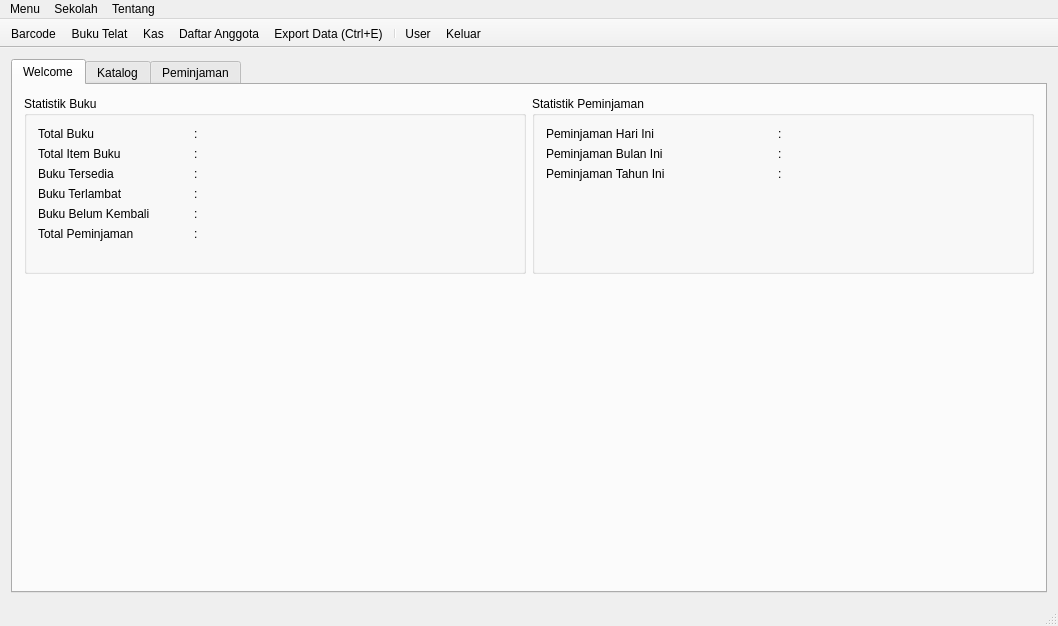
<?xml version="1.0" encoding="UTF-8"?>
<ui version="4.0">
 <class>Utama</class>
 <widget class="QMainWindow" name="Utama">
  <property name="geometry">
   <rect>
    <x>0</x>
    <y>0</y>
    <width>1058</width>
    <height>626</height>
   </rect>
  </property>
  <property name="windowTitle">
   <string>SiPUS</string>
  </property>
  <property name="windowIcon">
   <iconset resource="../../glypticon.qrc">
    <normaloff>:/glypticon/glyphicons_086_display.png</normaloff>:/glypticon/glyphicons_086_display.png</iconset>
  </property>
  <property name="styleSheet">
   <string notr="true"/>
  </property>
  <widget class="QWidget" name="centralWidget">
   <layout class="QVBoxLayout" name="verticalLayout_4">
    <item>
     <widget class="QTabWidget" name="tabMain">
      <property name="currentIndex">
       <number>0</number>
      </property>
      <widget class="QWidget" name="tabWelcome">
       <attribute name="title">
        <string>Welcome</string>
       </attribute>
       <layout class="QVBoxLayout" name="verticalLayout_5">
        <item>
         <layout class="QHBoxLayout" name="horizontalLayout_4">
          <item>
           <widget class="QGroupBox" name="groupBox">
            <property name="title">
             <string>Statistik Buku</string>
            </property>
            <layout class="QVBoxLayout" name="verticalLayout_6">
             <item>
              <layout class="QGridLayout" name="GridUtama">
               <item row="2" column="0">
                <widget class="QLabel" name="label_9">
                 <property name="text">
                  <string>Buku Tersedia</string>
                 </property>
                </widget>
               </item>
               <item row="0" column="1">
                <widget class="QLabel" name="label_8">
                 <property name="maximumSize">
                  <size>
                   <width>10</width>
                   <height>16777215</height>
                  </size>
                 </property>
                 <property name="text">
                  <string>:</string>
                 </property>
                </widget>
               </item>
               <item row="3" column="0">
                <widget class="QLabel" name="label_10">
                 <property name="text">
                  <string>Buku Terlambat</string>
                 </property>
                </widget>
               </item>
               <item row="0" column="2">
                <widget class="QLabel" name="statTotalBuku">
                 <property name="text">
                  <string/>
                 </property>
                </widget>
               </item>
               <item row="2" column="1">
                <widget class="QLabel" name="label_12">
                 <property name="text">
                  <string>:</string>
                 </property>
                </widget>
               </item>
               <item row="0" column="0">
                <widget class="QLabel" name="label_7">
                 <property name="maximumSize">
                  <size>
                   <width>150</width>
                   <height>16777215</height>
                  </size>
                 </property>
                 <property name="text">
                  <string>Total Buku</string>
                 </property>
                </widget>
               </item>
               <item row="4" column="0">
                <widget class="QLabel" name="label_11">
                 <property name="text">
                  <string>Buku Belum Kembali</string>
                 </property>
                </widget>
               </item>
               <item row="3" column="1">
                <widget class="QLabel" name="label_13">
                 <property name="text">
                  <string>:</string>
                 </property>
                </widget>
               </item>
               <item row="2" column="2">
                <widget class="QLabel" name="statTersedia">
                 <property name="text">
                  <string/>
                 </property>
                </widget>
               </item>
               <item row="4" column="2">
                <widget class="QLabel" name="statBelumKembali">
                 <property name="text">
                  <string/>
                 </property>
                </widget>
               </item>
               <item row="4" column="1">
                <widget class="QLabel" name="label_14">
                 <property name="text">
                  <string>:</string>
                 </property>
                </widget>
               </item>
               <item row="3" column="2">
                <widget class="QLabel" name="lBukuTelat">
                 <property name="text">
                  <string/>
                 </property>
                </widget>
               </item>
               <item row="5" column="0">
                <widget class="QLabel" name="label_18">
                 <property name="text">
                  <string>Total Peminjaman</string>
                 </property>
                </widget>
               </item>
               <item row="5" column="1">
                <widget class="QLabel" name="label_19">
                 <property name="text">
                  <string>:</string>
                 </property>
                </widget>
               </item>
               <item row="5" column="2">
                <widget class="QLabel" name="statPeminjaman">
                 <property name="text">
                  <string/>
                 </property>
                </widget>
               </item>
               <item row="1" column="0">
                <widget class="QLabel" name="label_16">
                 <property name="text">
                  <string>Total Item Buku</string>
                 </property>
                </widget>
               </item>
               <item row="1" column="1">
                <widget class="QLabel" name="label_21">
                 <property name="text">
                  <string>:</string>
                 </property>
                </widget>
               </item>
               <item row="1" column="2">
                <widget class="QLabel" name="statItemBuku">
                 <property name="text">
                  <string/>
                 </property>
                </widget>
               </item>
              </layout>
             </item>
             <item>
              <spacer name="verticalSpacer_2">
               <property name="orientation">
                <enum>Qt::Vertical</enum>
               </property>
               <property name="sizeHint" stdset="0">
                <size>
                 <width>20</width>
                 <height>40</height>
                </size>
               </property>
              </spacer>
             </item>
            </layout>
           </widget>
          </item>
          <item>
           <widget class="QGroupBox" name="groupBox_2">
            <property name="title">
             <string>Statistik Peminjaman</string>
            </property>
            <layout class="QVBoxLayout" name="verticalLayout_7">
             <item>
              <layout class="QGridLayout" name="gridLayout_3">
               <item row="2" column="1">
                <widget class="QLabel" name="label_25">
                 <property name="text">
                  <string>:</string>
                 </property>
                </widget>
               </item>
               <item row="1" column="0">
                <widget class="QLabel" name="label_20">
                 <property name="text">
                  <string>Peminjaman Bulan Ini</string>
                 </property>
                </widget>
               </item>
               <item row="2" column="2">
                <widget class="QLabel" name="statPinjamTahunIni">
                 <property name="text">
                  <string/>
                 </property>
                </widget>
               </item>
               <item row="0" column="1">
                <widget class="QLabel" name="label_15">
                 <property name="maximumSize">
                  <size>
                   <width>10</width>
                   <height>16777215</height>
                  </size>
                 </property>
                 <property name="text">
                  <string>:</string>
                 </property>
                </widget>
               </item>
               <item row="0" column="0">
                <widget class="QLabel" name="label_6">
                 <property name="text">
                  <string>Peminjaman Hari Ini</string>
                 </property>
                </widget>
               </item>
               <item row="1" column="2">
                <widget class="QLabel" name="statPinjamBulanIni">
                 <property name="text">
                  <string/>
                 </property>
                </widget>
               </item>
               <item row="2" column="0">
                <widget class="QLabel" name="label_24">
                 <property name="text">
                  <string>Peminjaman Tahun Ini</string>
                 </property>
                </widget>
               </item>
               <item row="0" column="2">
                <widget class="QLabel" name="statPinjamHariIni">
                 <property name="text">
                  <string/>
                 </property>
                </widget>
               </item>
               <item row="1" column="1">
                <widget class="QLabel" name="label_22">
                 <property name="text">
                  <string>:</string>
                 </property>
                </widget>
               </item>
               <item row="3" column="0">
                <spacer name="verticalSpacer">
                 <property name="orientation">
                  <enum>Qt::Vertical</enum>
                 </property>
                 <property name="sizeHint" stdset="0">
                  <size>
                   <width>20</width>
                   <height>40</height>
                  </size>
                 </property>
                </spacer>
               </item>
              </layout>
             </item>
            </layout>
           </widget>
          </item>
         </layout>
        </item>
        <item>
         <widget class="QCustomPlot" name="chart" native="true">
          <property name="minimumSize">
           <size>
            <width>0</width>
            <height>300</height>
           </size>
          </property>
         </widget>
        </item>
       </layout>
      </widget>
      <widget class="QWidget" name="tabKatalog">
       <property name="enabled">
        <bool>true</bool>
       </property>
       <property name="contextMenuPolicy">
        <enum>Qt::NoContextMenu</enum>
       </property>
       <property name="statusTip">
        <string>Melihat Data Katalog Buku</string>
       </property>
       <attribute name="title">
        <string>Katalog</string>
       </attribute>
       <layout class="QVBoxLayout" name="verticalLayout_3">
        <item>
         <layout class="QVBoxLayout" name="verticalLayout">
          <item>
           <layout class="QHBoxLayout" name="horizontalLayout_3">
            <item>
             <widget class="QLineEdit" name="lKatalogCari">
              <property name="minimumSize">
               <size>
                <width>200</width>
                <height>0</height>
               </size>
              </property>
              <property name="toolTip">
               <string>Masukkan Kata Kunci Pencarian</string>
              </property>
              <property name="text">
               <string/>
              </property>
              <property name="placeholderText">
               <string>Cari</string>
              </property>
             </widget>
            </item>
            <item>
             <widget class="QComboBox" name="catKomboKolom">
              <property name="minimumSize">
               <size>
                <width>150</width>
                <height>0</height>
               </size>
              </property>
              <property name="toolTip">
               <string>Cari Berdasarkan Kolom</string>
              </property>
             </widget>
            </item>
            <item>
             <widget class="QComboBox" name="catKomboStatus">
              <property name="minimumSize">
               <size>
                <width>150</width>
                <height>0</height>
               </size>
              </property>
              <property name="toolTip">
               <string>Cari Berdasarkan Status</string>
              </property>
             </widget>
            </item>
            <item>
             <widget class="QPushButton" name="pushButton">
              <property name="toolTip">
               <string>Tampilkan Hasil Pencarian</string>
              </property>
              <property name="icon">
               <iconset resource="../../glypticon.qrc">
                <normaloff>:/glypticon/glyphicons_027_search.png</normaloff>:/glypticon/glyphicons_027_search.png</iconset>
              </property>
              <property name="iconSize">
               <size>
                <width>15</width>
                <height>15</height>
               </size>
              </property>
             </widget>
            </item>
            <item>
             <spacer name="horizontalSpacer_3">
              <property name="orientation">
               <enum>Qt::Horizontal</enum>
              </property>
              <property name="sizeHint" stdset="0">
               <size>
                <width>40</width>
                <height>20</height>
               </size>
              </property>
             </spacer>
            </item>
            <item>
             <widget class="QPushButton" name="katBPinjam">
              <property name="enabled">
               <bool>true</bool>
              </property>
              <property name="text">
               <string>F1. Pinjam Buku</string>
              </property>
              <property name="shortcut">
               <string>F1</string>
              </property>
             </widget>
            </item>
            <item>
             <widget class="QPushButton" name="katBEdit">
              <property name="enabled">
               <bool>true</bool>
              </property>
              <property name="text">
               <string>F2. Edit Buku</string>
              </property>
              <property name="shortcut">
               <string>F2</string>
              </property>
             </widget>
            </item>
            <item>
             <widget class="QPushButton" name="katBHapus">
              <property name="enabled">
               <bool>true</bool>
              </property>
              <property name="text">
               <string>F3. Hapus</string>
              </property>
              <property name="shortcut">
               <string>F3</string>
              </property>
             </widget>
            </item>
            <item>
             <widget class="QPushButton" name="katBTambah">
              <property name="text">
               <string>F4. Tambah</string>
              </property>
              <property name="shortcut">
               <string>F4</string>
              </property>
             </widget>
            </item>
            <item>
             <widget class="QPushButton" name="katBImport">
              <property name="enabled">
               <bool>false</bool>
              </property>
              <property name="text">
               <string>F5. Import</string>
              </property>
              <property name="shortcut">
               <string>F5</string>
              </property>
             </widget>
            </item>
           </layout>
          </item>
          <item>
           <widget class="QTableView" name="tblKatalog">
            <property name="font">
             <font>
              <pointsize>8</pointsize>
             </font>
            </property>
            <property name="statusTip">
             <string>Klik Kolom Untuk Mengurutkan</string>
            </property>
            <property name="alternatingRowColors">
             <bool>true</bool>
            </property>
           </widget>
          </item>
         </layout>
        </item>
       </layout>
      </widget>
      <widget class="QWidget" name="tabPeminjaman">
       <attribute name="title">
        <string>Peminjaman</string>
       </attribute>
       <layout class="QVBoxLayout" name="verticalLayout_2">
        <item>
         <layout class="QHBoxLayout" name="horizontalLayout">
          <property name="bottomMargin">
           <number>0</number>
          </property>
          <item>
           <widget class="QLineEdit" name="lCariPinjam">
            <property name="toolTip">
             <string>Masukkan kata kunci</string>
            </property>
            <property name="placeholderText">
             <string>Cari</string>
            </property>
           </widget>
          </item>
          <item>
           <widget class="QComboBox" name="comboCari">
            <property name="minimumSize">
             <size>
              <width>150</width>
              <height>0</height>
             </size>
            </property>
            <property name="toolTip">
             <string>Cari Berdasar kolom</string>
            </property>
           </widget>
          </item>
          <item>
           <widget class="QComboBox" name="comboStatus">
            <property name="minimumSize">
             <size>
              <width>100</width>
              <height>0</height>
             </size>
            </property>
            <property name="toolTip">
             <string>Cari berdasar status</string>
            </property>
            <property name="editable">
             <bool>false</bool>
            </property>
           </widget>
          </item>
          <item>
           <widget class="QPushButton" name="pushButton_4">
            <property name="styleSheet">
             <string notr="true"/>
            </property>
            <property name="icon">
             <iconset resource="../../glypticon.qrc">
              <normaloff>:/glypticon/glyphicons_027_search.png</normaloff>:/glypticon/glyphicons_027_search.png</iconset>
            </property>
            <property name="iconSize">
             <size>
              <width>15</width>
              <height>15</height>
             </size>
            </property>
           </widget>
          </item>
          <item>
           <spacer name="horizontalSpacer_5">
            <property name="orientation">
             <enum>Qt::Horizontal</enum>
            </property>
            <property name="sizeHint" stdset="0">
             <size>
              <width>40</width>
              <height>20</height>
             </size>
            </property>
           </spacer>
          </item>
          <item>
           <widget class="QLabel" name="lblPeminjam">
            <property name="text">
             <string/>
            </property>
           </widget>
          </item>
          <item>
           <spacer name="horizontalSpacer_4">
            <property name="orientation">
             <enum>Qt::Horizontal</enum>
            </property>
            <property name="sizeHint" stdset="0">
             <size>
              <width>40</width>
              <height>20</height>
             </size>
            </property>
           </spacer>
          </item>
         </layout>
        </item>
        <item>
         <widget class="QTableView" name="tblPeminjaman">
          <property name="font">
           <font>
            <pointsize>8</pointsize>
            <stylestrategy>PreferDefault</stylestrategy>
           </font>
          </property>
          <property name="statusTip">
           <string>Klik Kolom Untuk Mengurutkan</string>
          </property>
          <property name="styleSheet">
           <string notr="true"/>
          </property>
          <property name="dragDropOverwriteMode">
           <bool>false</bool>
          </property>
          <property name="alternatingRowColors">
           <bool>true</bool>
          </property>
         </widget>
        </item>
        <item>
         <layout class="QHBoxLayout" name="horizontalLayout_2" stretch="0,0,0,0,0,0,0,0,0,0,0">
          <item>
           <spacer name="horizontalSpacer">
            <property name="orientation">
             <enum>Qt::Horizontal</enum>
            </property>
            <property name="sizeHint" stdset="0">
             <size>
              <width>40</width>
              <height>20</height>
             </size>
            </property>
           </spacer>
          </item>
          <item>
           <widget class="QLabel" name="label_3">
            <property name="text">
             <string>Halaman :</string>
            </property>
           </widget>
          </item>
          <item>
           <widget class="QLabel" name="currentPagePinjam">
            <property name="styleSheet">
             <string notr="true">color: #D07B04;
font-weight: bold;</string>
            </property>
            <property name="text">
             <string>1</string>
            </property>
           </widget>
          </item>
          <item>
           <widget class="QLabel" name="label_4">
            <property name="text">
             <string>Ditampilkan :</string>
            </property>
           </widget>
          </item>
          <item>
           <widget class="QLabel" name="totalPagePinjam">
            <property name="styleSheet">
             <string notr="true">color: #6DBD2A;
font-weight: bold;</string>
            </property>
            <property name="text">
             <string>0</string>
            </property>
           </widget>
          </item>
          <item>
           <widget class="QLabel" name="label">
            <property name="text">
             <string>|</string>
            </property>
           </widget>
          </item>
          <item>
           <widget class="QLabel" name="label_2">
            <property name="text">
             <string>Jumlah Total :</string>
            </property>
           </widget>
          </item>
          <item>
           <widget class="QLabel" name="totalDataPinjam">
            <property name="styleSheet">
             <string notr="true">color: blue;
font-weight: bold;</string>
            </property>
            <property name="text">
             <string>0</string>
            </property>
           </widget>
          </item>
          <item>
           <widget class="QLabel" name="label_5">
            <property name="text">
             <string>Belum Kembali : </string>
            </property>
           </widget>
          </item>
          <item>
           <widget class="QLabel" name="lBelumKembali">
            <property name="styleSheet">
             <string notr="true">color: red;
font-weight: bold;</string>
            </property>
            <property name="text">
             <string>0</string>
            </property>
           </widget>
          </item>
          <item>
           <spacer name="horizontalSpacer_2">
            <property name="orientation">
             <enum>Qt::Horizontal</enum>
            </property>
            <property name="sizeHint" stdset="0">
             <size>
              <width>40</width>
              <height>20</height>
             </size>
            </property>
           </spacer>
          </item>
         </layout>
        </item>
       </layout>
      </widget>
     </widget>
    </item>
   </layout>
  </widget>
  <widget class="QMenuBar" name="menuBar">
   <property name="geometry">
    <rect>
     <x>0</x>
     <y>0</y>
     <width>1058</width>
     <height>21</height>
    </rect>
   </property>
   <widget class="QMenu" name="menuMenu">
    <property name="tearOffEnabled">
     <bool>false</bool>
    </property>
    <property name="title">
     <string>Menu</string>
    </property>
    <addaction name="actionLogout"/>
    <addaction name="actionKeluar"/>
   </widget>
   <widget class="QMenu" name="menuTentang">
    <property name="title">
     <string>Tentang</string>
    </property>
    <addaction name="separator"/>
    <addaction name="separator"/>
    <addaction name="actionTentang_Aplikasi"/>
   </widget>
   <widget class="QMenu" name="menuSekolah">
    <property name="title">
     <string>Sekolah</string>
    </property>
   </widget>
   <addaction name="menuMenu"/>
   <addaction name="menuSekolah"/>
   <addaction name="menuTentang"/>
  </widget>
  <widget class="QStatusBar" name="statusBar"/>
  <widget class="QToolBar" name="mainToolBar">
   <property name="enabled">
    <bool>true</bool>
   </property>
   <property name="movable">
    <bool>false</bool>
   </property>
   <property name="floatable">
    <bool>true</bool>
   </property>
   <attribute name="toolBarArea">
    <enum>TopToolBarArea</enum>
   </attribute>
   <attribute name="toolBarBreak">
    <bool>false</bool>
   </attribute>
   <addaction name="openBarcode"/>
   <addaction name="actionBuku_Telat"/>
   <addaction name="actionKas"/>
   <addaction name="actionDaftar_Anggota"/>
   <addaction name="actionExport"/>
   <addaction name="separator"/>
   <addaction name="actionUser"/>
   <addaction name="actionKeluar"/>
  </widget>
  <action name="actionKeluar">
   <property name="icon">
    <iconset resource="../../glypticon.qrc">
     <normaloff>:/glypticon/glyphicons_063_power.png</normaloff>:/glypticon/glyphicons_063_power.png</iconset>
   </property>
   <property name="text">
    <string>Keluar</string>
   </property>
   <property name="statusTip">
    <string>Keluar Aplikasi</string>
   </property>
   <property name="shortcut">
    <string>Ctrl+Q</string>
   </property>
  </action>
  <action name="actionTentang_Aplikasi">
   <property name="icon">
    <iconset resource="../../glypticon.qrc">
     <normaloff>:/glypticon/glyphicons_003_user.png</normaloff>:/glypticon/glyphicons_003_user.png</iconset>
   </property>
   <property name="text">
    <string>Tentang Aplikasi</string>
   </property>
  </action>
  <action name="openBarcode">
   <property name="icon">
    <iconset resource="../../glypticon.qrc">
     <normaloff>:/glypticon/glyphicons_259_barcode.png</normaloff>:/glypticon/glyphicons_259_barcode.png</iconset>
   </property>
   <property name="text">
    <string>Barcode</string>
   </property>
   <property name="toolTip">
    <string>Melayani Peminjaman dengan Barcode (Ctrl+B)</string>
   </property>
   <property name="shortcut">
    <string>Ctrl+B</string>
   </property>
  </action>
  <action name="actionLogout">
   <property name="enabled">
    <bool>true</bool>
   </property>
   <property name="icon">
    <iconset resource="../../glypticon.qrc">
     <normaloff>:/glypticon/glyphicons_137_cogwheels.png</normaloff>:/glypticon/glyphicons_137_cogwheels.png</iconset>
   </property>
   <property name="text">
    <string>Log Out</string>
   </property>
   <property name="visible">
    <bool>true</bool>
   </property>
   <property name="iconVisibleInMenu">
    <bool>true</bool>
   </property>
  </action>
  <action name="actionExport">
   <property name="enabled">
    <bool>true</bool>
   </property>
   <property name="icon">
    <iconset resource="../../glypticon.qrc">
     <normaloff>:/glypticon/glyphicons_359_file_export.png</normaloff>:/glypticon/glyphicons_359_file_export.png</iconset>
   </property>
   <property name="text">
    <string>Export Data (Ctrl+E)</string>
   </property>
   <property name="toolTip">
    <string>Export data system ke file</string>
   </property>
   <property name="shortcut">
    <string>Ctrl+E</string>
   </property>
  </action>
  <action name="actionBuku_Telat">
   <property name="icon">
    <iconset resource="../../glypticon.qrc">
     <normaloff>:/glypticon/glyphicons_087_log_book.png</normaloff>:/glypticon/glyphicons_087_log_book.png</iconset>
   </property>
   <property name="text">
    <string>Buku Telat</string>
   </property>
   <property name="toolTip">
    <string>Melihat Buku yang sudah jatuh tempo untuk di kembalikan (Ctrl+T)</string>
   </property>
   <property name="shortcut">
    <string>Ctrl+T</string>
   </property>
  </action>
  <action name="actionKas">
   <property name="icon">
    <iconset resource="../../glypticon.qrc">
     <normaloff>:/glypticon/glyphicons_323_calculator.png</normaloff>:/glypticon/glyphicons_323_calculator.png</iconset>
   </property>
   <property name="text">
    <string>Kas</string>
   </property>
   <property name="toolTip">
    <string>Kas Perpustakaan (Ctrl+K)</string>
   </property>
   <property name="shortcut">
    <string>Ctrl+K</string>
   </property>
  </action>
  <action name="actionUser">
   <property name="icon">
    <iconset resource="../../glypticon.qrc">
     <normaloff>:/glypticon/glyphicons_024_parents.png</normaloff>:/glypticon/glyphicons_024_parents.png</iconset>
   </property>
   <property name="text">
    <string>User</string>
   </property>
   <property name="toolTip">
    <string>Manajemen User Pustakawan (Ctrl+U)</string>
   </property>
   <property name="shortcut">
    <string>Ctrl+U</string>
   </property>
  </action>
  <action name="actionDaftar_Anggota">
   <property name="icon">
    <iconset resource="../../glypticon.qrc">
     <normaloff>:/glypticon/glyphicons_043_group.png</normaloff>:/glypticon/glyphicons_043_group.png</iconset>
   </property>
   <property name="text">
    <string>Daftar Anggota</string>
   </property>
   <property name="toolTip">
    <string>Melihat Daftar Anggota (Ctrl+G)</string>
   </property>
   <property name="shortcut">
    <string>Ctrl+G</string>
   </property>
  </action>
 </widget>
 <layoutdefault spacing="6" margin="11"/>
 <customwidgets>
  <customwidget>
   <class>QCustomPlot</class>
   <extends>QWidget</extends>
   <header>sys/plot/qcustomplot.h</header>
   <container>1</container>
  </customwidget>
 </customwidgets>
 <tabstops>
  <tabstop>lCariPinjam</tabstop>
  <tabstop>tblPeminjaman</tabstop>
  <tabstop>comboCari</tabstop>
  <tabstop>comboStatus</tabstop>
  <tabstop>pushButton</tabstop>
  <tabstop>katBPinjam</tabstop>
  <tabstop>katBEdit</tabstop>
  <tabstop>katBImport</tabstop>
  <tabstop>tabMain</tabstop>
  <tabstop>lKatalogCari</tabstop>
  <tabstop>pushButton_4</tabstop>
  <tabstop>tblKatalog</tabstop>
  <tabstop>catKomboKolom</tabstop>
  <tabstop>catKomboStatus</tabstop>
 </tabstops>
 <resources>
  <include location="../../glypticon.qrc"/>
 </resources>
 <connections>
  <connection>
   <sender>comboStatus</sender>
   <signal>currentIndexChanged(int)</signal>
   <receiver>pushButton_4</receiver>
   <slot>click()</slot>
   <hints>
    <hint type="sourcelabel">
     <x>623</x>
     <y>127</y>
    </hint>
    <hint type="destinationlabel">
     <x>656</x>
     <y>127</y>
    </hint>
   </hints>
  </connection>
  <connection>
   <sender>catKomboStatus</sender>
   <signal>currentIndexChanged(int)</signal>
   <receiver>pushButton</receiver>
   <slot>click()</slot>
   <hints>
    <hint type="sourcelabel">
     <x>441</x>
     <y>128</y>
    </hint>
    <hint type="destinationlabel">
     <x>474</x>
     <y>128</y>
    </hint>
   </hints>
  </connection>
  <connection>
   <sender>catKomboKolom</sender>
   <signal>currentIndexChanged(int)</signal>
   <receiver>pushButton</receiver>
   <slot>click()</slot>
   <hints>
    <hint type="sourcelabel">
     <x>285</x>
     <y>128</y>
    </hint>
    <hint type="destinationlabel">
     <x>474</x>
     <y>128</y>
    </hint>
   </hints>
  </connection>
  <connection>
   <sender>comboCari</sender>
   <signal>currentIndexChanged(int)</signal>
   <receiver>pushButton_4</receiver>
   <slot>click()</slot>
   <hints>
    <hint type="sourcelabel">
     <x>517</x>
     <y>127</y>
    </hint>
    <hint type="destinationlabel">
     <x>656</x>
     <y>127</y>
    </hint>
   </hints>
  </connection>
  <connection>
   <sender>lKatalogCari</sender>
   <signal>returnPressed()</signal>
   <receiver>pushButton</receiver>
   <slot>click()</slot>
   <hints>
    <hint type="sourcelabel">
     <x>129</x>
     <y>128</y>
    </hint>
    <hint type="destinationlabel">
     <x>474</x>
     <y>128</y>
    </hint>
   </hints>
  </connection>
 </connections>
</ui>
